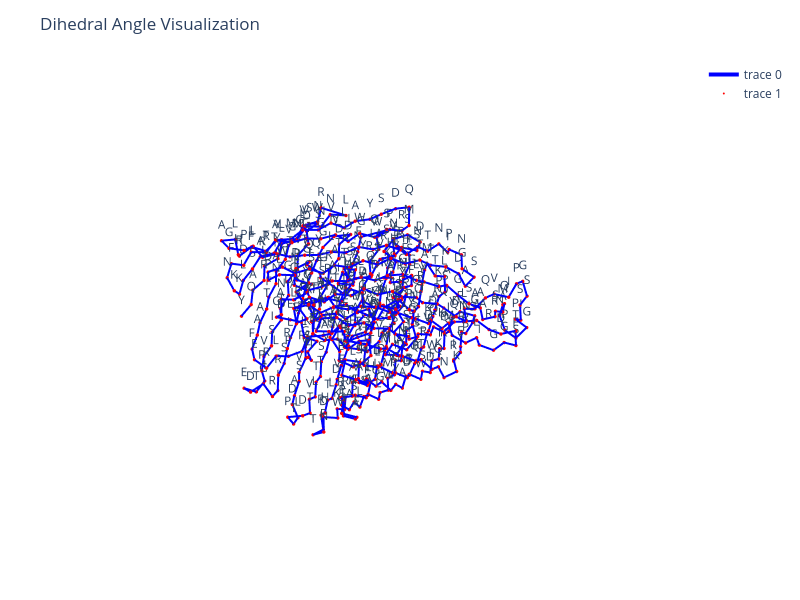

This figure's notebook cell:
### Code cell
function catrace(seqxyz)

    trace_points = scatter3d(
            x=seqxyz[:,2], y=seqxyz[:,3], z=seqxyz[:,4],
            mode="markers+text",
            marker=attr(size=2, color="red"),
            text=seqxyz[:,1],
            textposition="top center"
        )

    trace_lines = scatter3d(
            x=seqxyz[:,2], y=seqxyz[:,3], z=seqxyz[:,4],
            mode="lines",
            line=attr(width=4, color="blue")
        )
        
    layout = Layout(
            title="Dihedral Angle Visualization",
            width=800,    # Set plot width
            height=600,   # Set plot height
            scene=attr(
                xaxis=attr(visible=false),
                yaxis=attr(visible=false),
                zaxis=attr(visible=false),
                camera=attr(
                    projection=attr(type="orthographic")  # Set perspective view
                )
            )
        )

    return plot([trace_lines, trace_points], layout)
end

catrace(seqxyz)

### Figure 1 — Plotly figure (JSON) as saved in the notebook; plotly's stock layout.template omitted (floating-point values rounded to 4 significant figures; data arrays with more than 128 entries replaced by an {"elided": "..."} marker saying what was removed)
{"data": [{"line": {"color": "blue", "width": 4}, "mode": "lines", "type": "scatter3d", "x": {"elided": "572 float values"}, "y": {"elided": "572 float values"}, "z": {"elided": "572 float values"}}, {"marker": {"color": "red", "size": 2}, "mode": "markers+text", "text": {"elided": "572 str values"}, "textposition": "top center", "type": "scatter3d", "x": {"elided": "572 float values"}, "y": {"elided": "572 float values"}, "z": {"elided": "572 float values"}}], "layout": {"height": 600, "margin": {"b": 50, "l": 50, "r": 50, "t": 60}, "scene": {"camera": {"projection": {"type": "orthographic"}}, "xaxis": {"visible": false}, "yaxis": {"visible": false}, "zaxis": {"visible": false}}, "title": "Dihedral Angle Visualization", "width": 800}}
